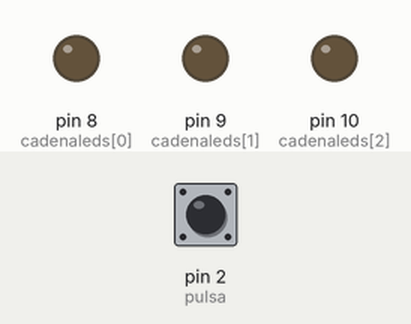
This sketch was run on a simulated Arduino Uno, built with avr-gcc and run on an emulated ATmega328P. Parts: output pins drawn as LEDs (lit = HIGH). Dashed ring = blinking. The test bench sets the inputs (shaded band); at power-on: pin 2 (pulsa) HIGH.

Above: at 1.2 s.
1.3 s: pin 2 (pulsa) pulled LOW for 0.15 s
At 1.4 s:
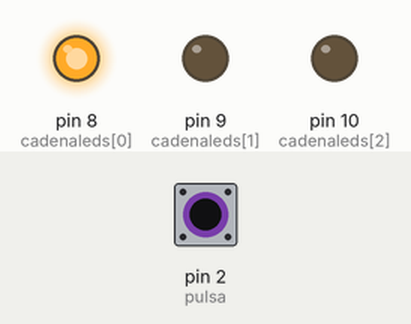
At 2.2 s:
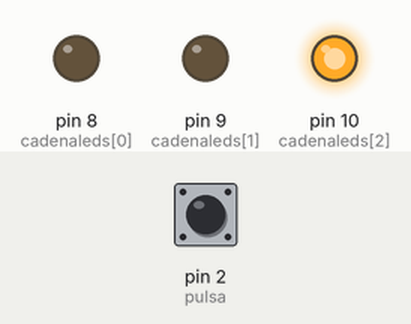
4.3 s: pin 2 (pulsa) pulled LOW for 3.2 s
At 4.8 s:
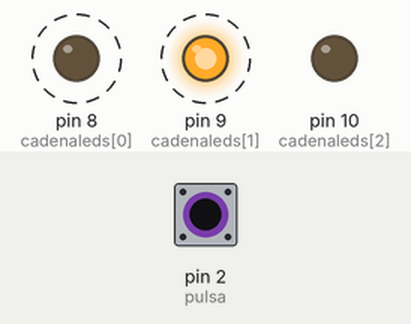
Timing chart, 0 to 9.2 s (numbered marks = the images above; inputs shaded):
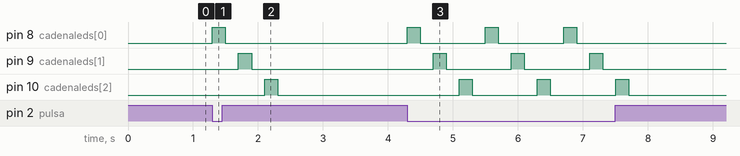

The sketch:

Ej1.ino
```cpp
int pulsa=2;
int cadenaleds[]={8,9,10};
int tiempo=200;
int n =0;

void setup() {
  // put your setup code here, to run once:
  for(n=0;n<3;n++){
      pinMode(cadenaleds[n],OUTPUT);
    }
  pinMode(pulsa, INPUT);
}

void loop() {
  // put your main code here, to run repeatedly:

  if(digitalRead(pulsa)==LOW){
    for(n=0;n<3;n++){
      digitalWrite(cadenaleds[n],HIGH);
      delay (tiempo);
      digitalWrite(cadenaleds[n],LOW);
      delay (tiempo);
    }
   }


}
```

Measured:
- after the input at 1.3 s, pin 8 (cadenaleds[0]): LOW → HIGH at once, → LOW 0.20 s later; pin 9 (cadenaleds[1]): LOW → HIGH after 0.40 s, → LOW 0.20 s later; pin 10 (cadenaleds[2]): LOW → HIGH after 0.80 s, → LOW 0.20 s later
- after the input at 4.3 s, pin 8 (cadenaleds[0]): alternates HIGH for 0.20 s and LOW for 1.0 s, 6 changes in all, then stays LOW, starting at once; pin 9 (cadenaleds[1]): alternates HIGH for 0.20 s and LOW for 1.0 s, 6 changes in all, then stays LOW, starting after 0.40 s
